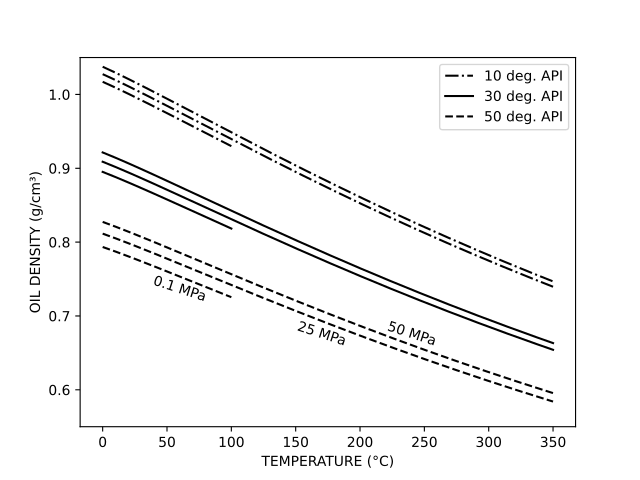

Here is the Python script that generated this plot:
import matplotlib.pyplot as plt
import numpy as np
#
import open_petro_elastic.material.batzle_wang as bw
#
fig, ax = plt.subplots()
ax.set_ylim(0.55, 1.05)
ax.set_xlabel("TEMPERATURE (°C)")
ax.set_ylabel("OIL DENSITY (g/cm³)")
xs = np.linspace(0.0, 350, 1000)
xs_short = np.linspace(0.0, 100, 1000)
#
def plot_oil_density(reference_density, temperatures, pressure, *args, **kwargs):
    return ax.plot(
        temperatures,
        [
            bw.dead_oil(x, pressure * 1e6, reference_density * 1000).density / 1000
            for x in temperatures
        ],
        *args,
        **kwargs
    )
#
plot_oil_density(1.00, xs_short, 0.1, "k-.", label="10 deg. API")
plot_oil_density(0.88, xs_short, 0.1, "k-", label="30 deg. API")
plot_oil_density(0.78, xs_short, 0.1, "k--", label="50 deg. API")
#
plot_oil_density(1.00, xs, 25, "k-.")
plot_oil_density(0.88, xs, 25, "k-")
plot_oil_density(0.78, xs, 25, "k--")
#
plot_oil_density(1.00, xs, 50, "k-.")
plot_oil_density(0.88, xs, 50, "k-")
plot_oil_density(0.78, xs, 50, "k--")
#
ax.text(38.0, 0.72, "0.1 MPa", rotation=-18)
ax.text(150.0, 0.66, "25 MPa", rotation=-18)
ax.text(220.0, 0.66, "50 MPa", rotation=-18)
#
ax.legend()
